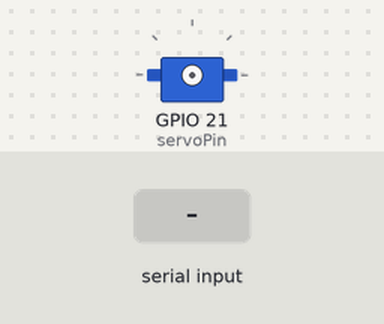
A sketch run on a simulated ESP32. Shown: servo. The test bench sets the inputs (shaded band). What the sketch prints to the serial monitor is not drawn.

Above: at 1.2 s.
1.3 s: "90,45\n" received over Serial
2.8 s: "30,150\n" received over Serial
At 3.1 s:
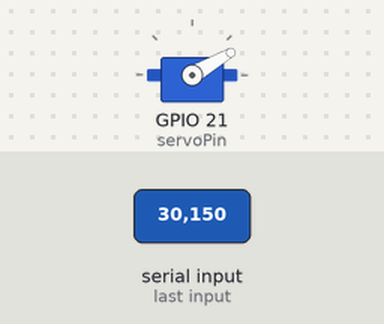
4.3 s: "5\n" received over Serial
At 5.4 s:
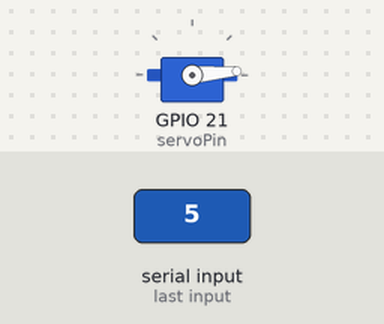
7.3 s: "90\n" received over Serial
At 7.7 s:
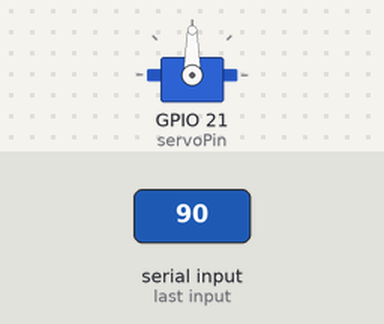
Timing chart, 0 to 9.8 s (numbered marks = the images above; inputs shaded):
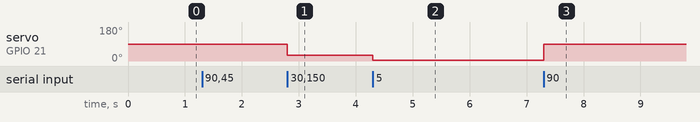

Measured:
- after the input at 2.8 s, servo on GPIO 21 (servoPin): 90° → 30° at once
- after the input at 4.3 s, servo on GPIO 21 (servoPin): 30° → 5° at once
- after the input at 7.3 s, servo on GPIO 21 (servoPin): 5° → 90° at once

The sketch:

20260203ServoSerialMonitor.ino
```cpp
#include <ESP32Servo.h>

Servo myServo;
const int servoPin = 21; // 請確認接線與此引腳一致

void setup() {
  Serial.begin(115200);

  // 分配 ESP32 定時器資源
  ESP32PWM::allocateTimer(0);

  Serial.println("=== 伺服馬達序列埠控制程式 ===");
  Serial.println("請輸入目標角度 (0-180)，輸入後馬達將自動轉動並釋放訊號。");
}

void loop() {
  if (Serial.available() > 0) {
    // 讀取 Serial Monitor 輸入的整數角度
    int angle = Serial.parseInt();

    // 檢查角度是否在合法範圍內 (0-180度)
    if (angle >= 0 && angle <= 180) {
      Serial.print("正在轉動至： ");
      Serial.print(angle);
      Serial.println(" 度...");

      // 1. 重新連接引腳 (設定脈衝寬度範圍：500us - 2400us)
      myServo.attach(servoPin, 500, 2400);

      // 2. 寫入目標角度
      myServo.write(angle);

      // 3. 延遲 800ms 確保馬達有足夠時間到達指定位置
      delay(800);

      // 4. 到達位置後斷開訊號，防止抖動與省電
      myServo.detach();

      Serial.println("到達位置，已自動離合 (Detach OK)。");
    } else {
      // 排除非角度數字的錯誤輸入 (例如換行符號)
      if (angle != 0 || Serial.peek() != '\n') {
        Serial.println("錯誤：請輸入 0 到 180 之間的數值。");
      }
    }

    // 清除緩存區，避免多餘字元影響下次輸入
    while (Serial.available() > 0) Serial.read();
  }
}
```
